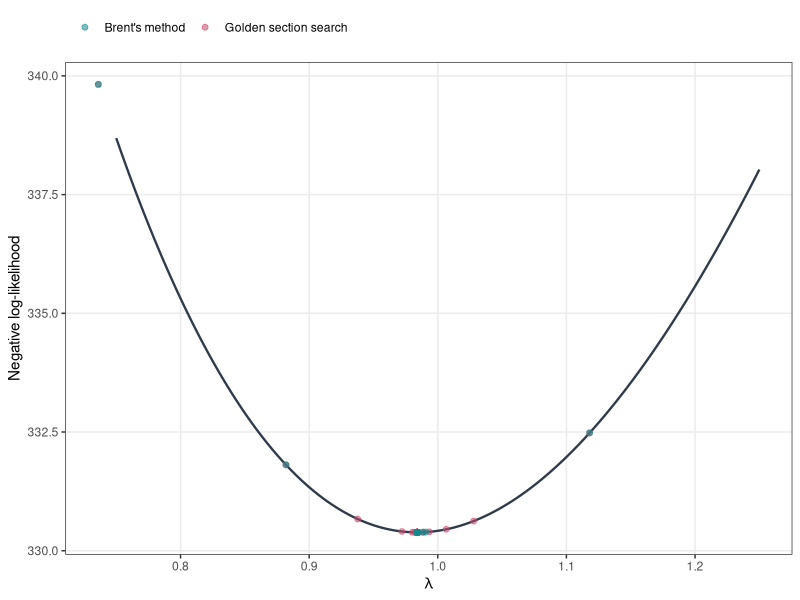

Write R code to recreate this figure.
# Used in: slides/03-univariate-optimization/slides-univariate-2-brent.tex
#
# Compare the optimization traces of golden section search and Brent's method
# for the Poisson negative log-likelihood.

set.seed(1234)

library(data.table)
library(ggplot2)

dir.create("../figure", recursive = TRUE, showWarnings = FALSE)

samples = rpois(250L, lambda = 1)

negative_log_likelihood = function(lambda, data) {
  -sum(dpois(data, lambda = lambda, log = TRUE))
}

make_traced_objective = function(objective_function) {
  trace_env = new.env(parent = emptyenv())
  trace_env$lambda = numeric()
  trace_env$value = numeric()

  traced_objective = function(lambda) {
    objective_value = objective_function(lambda)
    trace_env$lambda = c(trace_env$lambda, as.numeric(lambda))
    trace_env$value = c(trace_env$value, as.numeric(objective_value))
    objective_value
  }

  trace_archive = function(method_label) {
    data.table(
      iter = seq_along(trace_env$lambda),
      lambda = trace_env$lambda,
      objective_value = trace_env$value,
      method = method_label
    )
  }

  list(
    objective = traced_objective,
    archive = trace_archive
  )
}

golden_section_trace = function(objective_function, x_left, x_right, tolerance = 1e-10, max_iter = 1000L) {
  phi = (sqrt(5) - 1) / 2
  left = x_left
  right = x_right
  c_point = right - phi * (right - left)
  d_point = left + phi * (right - left)
  f_c = objective_function(c_point)
  f_d = objective_function(d_point)

  iter = 0L

  while ((right - left) > tolerance && iter < max_iter) {
    iter = iter + 1L

    if (f_c < f_d) {
      right = d_point
      d_point = c_point
      f_d = f_c
      c_point = right - phi * (right - left)
      f_c = objective_function(c_point)
    } else {
      left = c_point
      c_point = d_point
      f_c = f_d
      d_point = left + phi * (right - left)
      f_d = objective_function(d_point)
    }
  }

  invisible((left + right) / 2)
}

objective_function = function(lambda) {
  negative_log_likelihood(lambda = lambda, data = samples)
}

lambda_grid = seq(0.75, 1.25, length.out = 1000L)
likelihood_grid = data.table(
  lambda = lambda_grid,
  objective_value = vapply(lambda_grid, objective_function, numeric(1L))
)

golden_section_run = make_traced_objective(objective_function)
golden_section_trace(
  objective_function = golden_section_run$objective,
  x_left = 0.5,
  x_right = 1.5,
  tolerance = 1e-10
)
golden_section_archive = golden_section_run$archive("Golden section search")

brent_run = make_traced_objective(objective_function)
optimize(
  f = brent_run$objective,
  lower = 0.5,
  upper = 1.5,
  tol = 1e-10
)
brent_archive = brent_run$archive("Brent's method")

trace_archive = rbindlist(list(golden_section_archive, brent_archive))

poisson_plot = ggplot(
  likelihood_grid,
  aes(x = lambda, y = objective_value)
) +
  geom_line(linewidth = 0.8, colour = "#2F3A4A") +
  geom_point(
    data = trace_archive,
    aes(colour = method),
    alpha = 0.55,
    size = 1.7
  ) +
  scale_colour_manual(
    values = c(
      "Golden section search" = "#C84B6C",
      "Brent's method" = "#0F8B8D"
    ),
    name = NULL
  ) +
  labs(
    x = expression(lambda),
    y = "Negative log-likelihood"
  ) +
  theme_bw(base_size = 11) +
  theme(
    legend.position = "top",
    legend.justification = "left",
    legend.box.margin = margin(0, 0, 0, 0),
    panel.grid.minor = element_blank()
  )

ggsave(
  filename = "../figure/poisson.pdf",
  plot = poisson_plot,
  width = 4,
  height = 2
)
